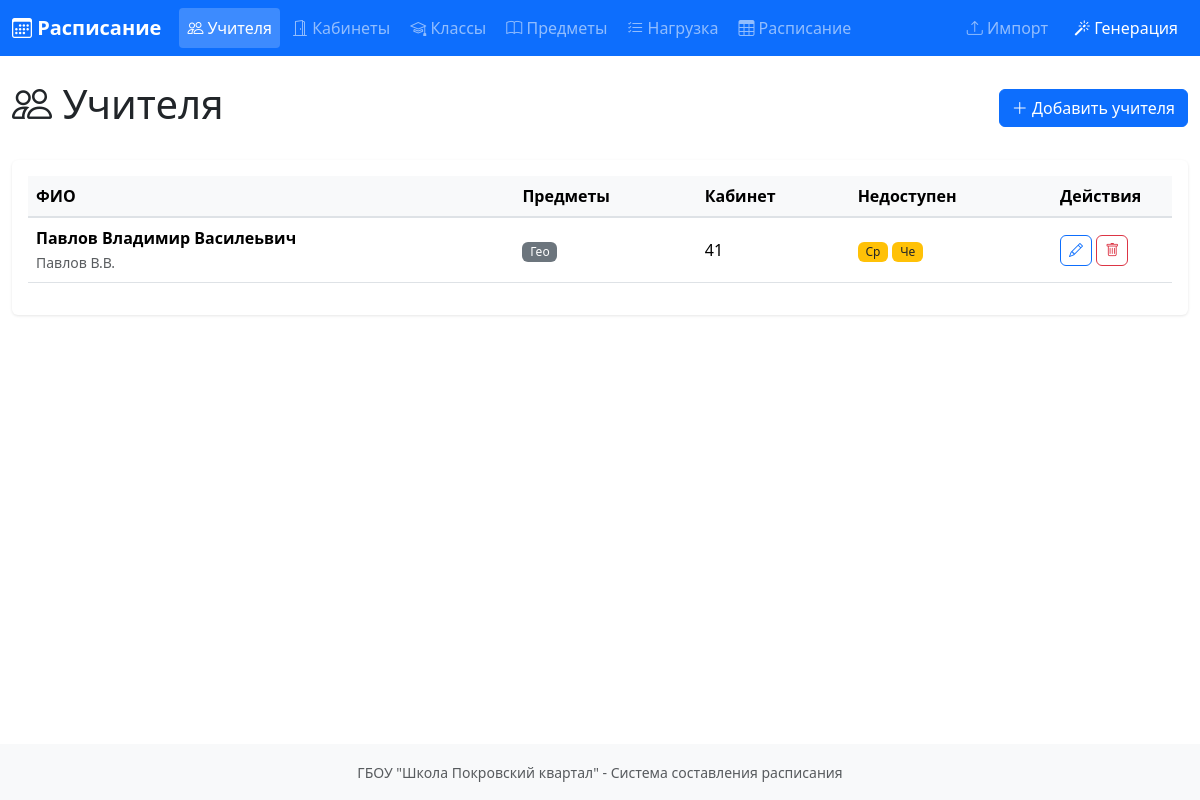
The page /teachers on the database its author committed.
### models.py (models this page shows, shortened)
class Teacher(db.Model):
    __tablename__ = 'teachers'
    id = db.Column(db.Integer, primary_key=True)
    name = db.Column(db.String(200), nullable=False)
    short_name = db.Column(db.String(50))  # Сокращённое имя для расписания
    email = db.Column(db.String(200))
    phone = db.Column(db.String(20))
    home_classroom_id = db.Column(db.Integer, db.ForeignKey('classrooms.id'))
    created_at = db.Column(db.DateTime, default=datetime.utcnow)
    updated_at = db.Column(db.DateTime, default=datetime.utcnow, onupdate=datetime.utcnow)
    home_classroom = db.relationship('Classroom', backref='responsible_teachers')
    subjects = db.relationship('Subject', secondary=teacher_subjects, backref='teachers')
    workloads = db.relationship('Workload', backref='teacher', lazy='dynamic')
    lessons = db.relationship('Lesson', backref='teacher', lazy='dynamic')
    def get_unavailable_days(self):
        result = db.session.execute(
            teacher_unavailable_days.select().where(
                teacher_unavailable_days.c.teacher_id == self.id
            )
        ).fetchall()
        return [row.day for row in result]

class Subject(db.Model):
    __tablename__ = 'subjects'
    id = db.Column(db.Integer, primary_key=True)
    name = db.Column(db.String(100), nullable=False, unique=True)
    short_name = db.Column(db.String(20))  # Сокращение для расписания
    is_ege = db.Column(db.Boolean, default=False)  # Есть ли практикум ЕГЭ
    ege_hours = db.Column(db.Integer, default=0)  # Часов практикума ЕГЭ в неделю
    color = db.Column(db.String(7))  # Цвет для отображения (#RRGGBB)
    created_at = db.Column(db.DateTime, default=datetime.utcnow)

class Classroom(db.Model):
    __tablename__ = 'classrooms'
    id = db.Column(db.Integer, primary_key=True)
    number = db.Column(db.String(20), nullable=False, unique=True)
    name = db.Column(db.String(100))  # Название (например, "Актовый зал")
    capacity = db.Column(db.Integer, default=30)
    floor = db.Column(db.Integer, default=1)
    building = db.Column(db.String(100))  # Корпус
    equipment = db.Column(db.Text)  # Оборудование (компьютеры, проектор и т.д.)
    created_at = db.Column(db.DateTime, default=datetime.utcnow)
    lessons = db.relationship('Lesson', backref='classroom', lazy='dynamic')

### app.py (the view)
@app.route('/teachers')
def teachers_list():
    teachers = Teacher.query.order_by(Teacher.name).all()
    classrooms = Classroom.query.order_by(Classroom.number).all()
    subjects = Subject.query.order_by(Subject.name).all()
    return render_template('teachers.html',
                         teachers=teachers,
                         classrooms=classrooms,
                         subjects=subjects,
                         day_names=DAY_NAMES)

### templates/teachers.html (shortened to what this page needs)
{% extends "base.html" %}
{% block content %}
<div class="d-flex justify-content-between align-items-center mb-4">
    <h1><i class="bi bi-people"></i> Учителя</h1>
    <button class="btn btn-primary" data-bs-toggle="modal" data-bs-target="#teacherModal" onclick="openTeacherModal()">
        <i class="bi bi-plus-lg"></i> Добавить учителя
    </button>
</div>
<div class="card">
    <div class="card-body">
        <div class="table-responsive">
            <table class="table table-hover" id="teachersTable">
                <thead>
                    <tr>
                        <th>ФИО</th>
                        <th>Предметы</th>
                        <th>Кабинет</th>
                        <th>Недоступен</th>
                        <th width="120">Действия</th>
                    </tr>
                </thead>
                <tbody>
                    {% for teacher in teachers %}
                    <tr data-id="{{ teacher.id }}">
                        <td>
                            <strong>{{ teacher.name }}</strong>
                            {% if teacher.short_name %}
                                <br><small class="text-muted">{{ teacher.short_name }}</small>
                            {% endif %}
                        </td>
                        <td>
                            {% for subject in teacher.subjects[:3] %}
                                <span class="badge bg-secondary">{{ subject.short_name or subject.name }}</span>
                            {% endfor %}
                        </td>
                        <td>
                            {% if teacher.home_classroom %}
                                {{ teacher.home_classroom.number }}
                            {% else %}
                                <span class="text-muted">—</span>
                            {% endif %}
                        </td>
                        <td>
                            {% set days = teacher.get_unavailable_days() %}
                            {% if days %}
                                {% for d in days %}
                                    <span class="badge bg-warning text-dark">{{ day_names[d][:2] }}</span>
                                {% endfor %}
                            {% else %}
                                <span class="text-muted">—</span>
                            {% endif %}
                        </td>
                        <td>
                            <button class="btn btn-sm btn-outline-primary" onclick="editTeacher({{ teacher.id }})" title="Редактировать">
                                <i class="bi bi-pencil"></i>
                            </button>
                            <button class="btn btn-sm btn-outline-danger" onclick="deleteTeacher({{ teacher.id }}, '{{ teacher.name }}')" title="Удалить">
                                <i class="bi bi-trash"></i>
                            </button>
                        </td>
                    </tr>
                    {% endfor %}
                </tbody>
            </table>
        </div>
    </div>
</div>
{% endblock %}

### static/css/style.css (style rules this page uses)
body { min-height: 100vh; display: flex; flex-direction: column; }
.card { box-shadow: 0 1px 3px rgba(0,0,0,0.1); border: none; }
.table th { font-weight: 600; background: #f8f9fa; border-bottom: 2px solid #dee2e6; }
.table td { vertical-align: middle; }
.btn { border-radius: 6px; }
.badge { font-weight: 500; }

### rows shown on the page
Teacher: name "Павлов Владимир Василеьвич", short_name "Павлов В.В.", home_classroom.number "41", day_names "Ср" "Че"
Subject: short_name "Гео"
